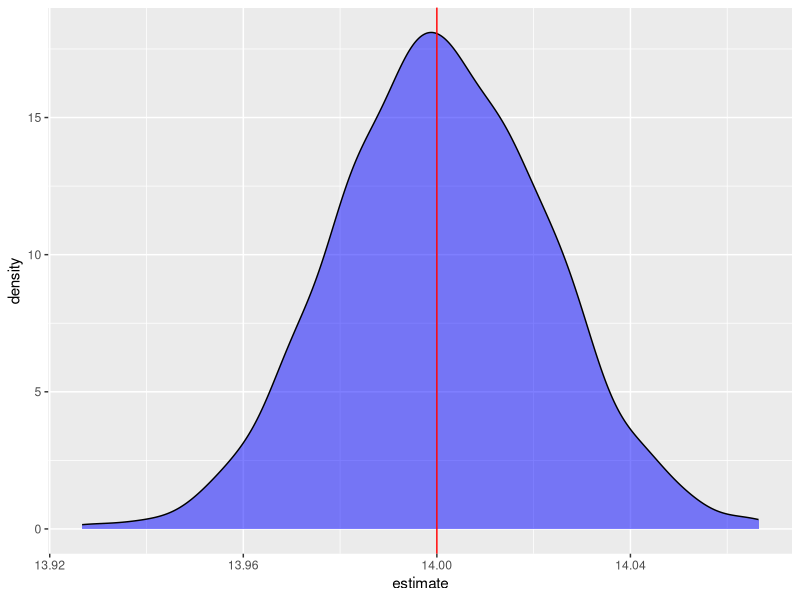
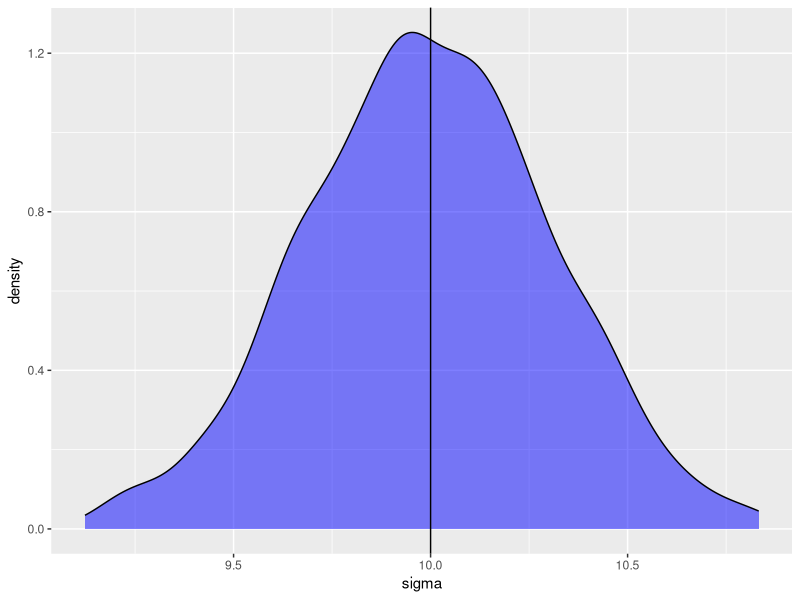

The R source for these figures, in order:
#######
# Create a function: https://aosmith.rbind.io/2018/01/09/simulate-simulate-part1/
# Run the simulation 1000 times (like doing an experiment 1000 times

#install.packages(c("purrr", "broom"))

library(purrr)
library(broom)
suppressMessages(library(dplyr))
library(ggplot2)

# Lets create our first function
worm_grow_fun = function(n = 500, a =  5, b = 14, sdev = 10, days = 3) {
    time <- runif(n, min = 0, max = 24*days) # set up measures of time - uniform distribution- over three days
    er <- rnorm(n, mean = 0, sd = sdev) # normally distributed error
    length <- a + b*time  + er # length measured (simulated)
    growthfit  <- lm(length ~ time)
    #return(growthfit)
}
object1 <- worm_grow_fun()
str(object1)

growthfit <- worm_grow_fun()

sims <- rerun(1000, worm_grow_fun()) #use rerun() function to run simulation 1000 times

tidy(growthfit) # observe what tidy version of model output  looks like. Will be used as input below
# run r_intro script first (lines: 17:39)

tidy(growthfit)$estimate 

sims %>%
    map_df(tidy) %>%#going over each column of object and applying function
    filter(term == "time") %>% #time coefficient
    ggplot(aes(estimate)) + # plot the estimate
    geom_density(fill = "blue", alpha = .5) + #geom pattern
    geom_vline( xintercept = 14, col = "red") #add line at expectation

sims %>%
    map_dbl(~summary(.x)$sigma) %>% #extract the standard deviation
    data.frame(sigma = .) %>%
    ggplot(aes(sigma)) +
    geom_density(fill = "blue", alpha = .5) +
    geom_vline(xintercept = 10) #add line at expectation

sims %>%
    map_dbl(~summary(.x)$sigma) %>%
    {. < 10} %>% #how many times was the standard deviation less than expected?
    mean()


